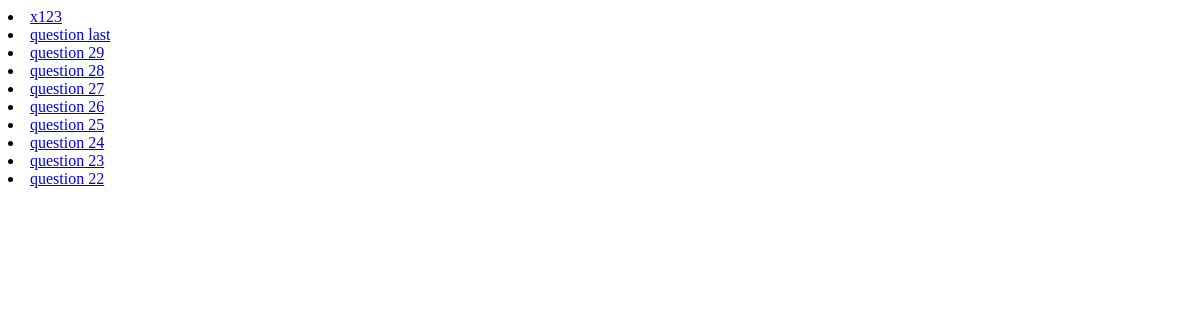
/, run on an earlier commit of the app's database.
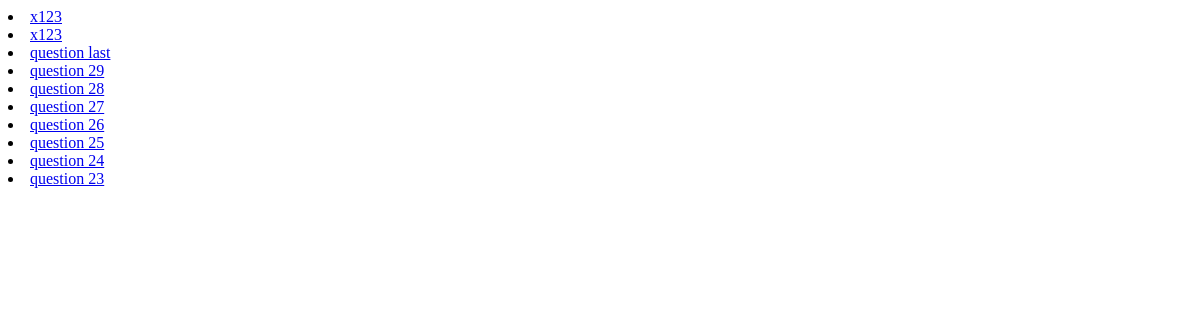
And on a later commit of the database.
### qa/models.py (models this page shows, shortened)
class Question(models.Model):
    title = models.CharField(max_length=255)
    text = models.TextField()
    added_at = models.DateTimeField(auto_now_add=True)
    rating = models.IntegerField(default=0)
    author = models.ForeignKey(User, null=True)
    likes = models.ManyToManyField(User, related_name='question_like_user')
    objects = QuestionManager()

### qa/views.py (the view)
# urls.py: url(r'^$', new),
def new(request):
    limit = 10
    page = int(request.GET.get('page', 1))
    paginator = Paginator(Question.objects.new(), limit)
    page = paginator.page(page)
    paginator.baseurl = '/question/'
    return render(request, 'list.html', {
        'paginator': paginator,
        'page':      page.object_list,
        'user': request.user,
    })

### qa/models.py (called while the page is built)
    def new(self):
        return self.order_by('-added_at')

### templates/list.html (shortened to what this page needs)
<!DOCTYPE html>
<html>
<head>
</head>
<body>
    {% for p in page %}
    	<li>
    		<a href="{{ paginator.baseurl }}{{ p.id }}">
    			{{ p.title }}
    		</a>
    	</li>
    {% endfor %}
</body>

What changed in the data, as far as the page shows it:
no longer on this page (row unchanged): Question: title "question 22"
added Question: title "x123"
